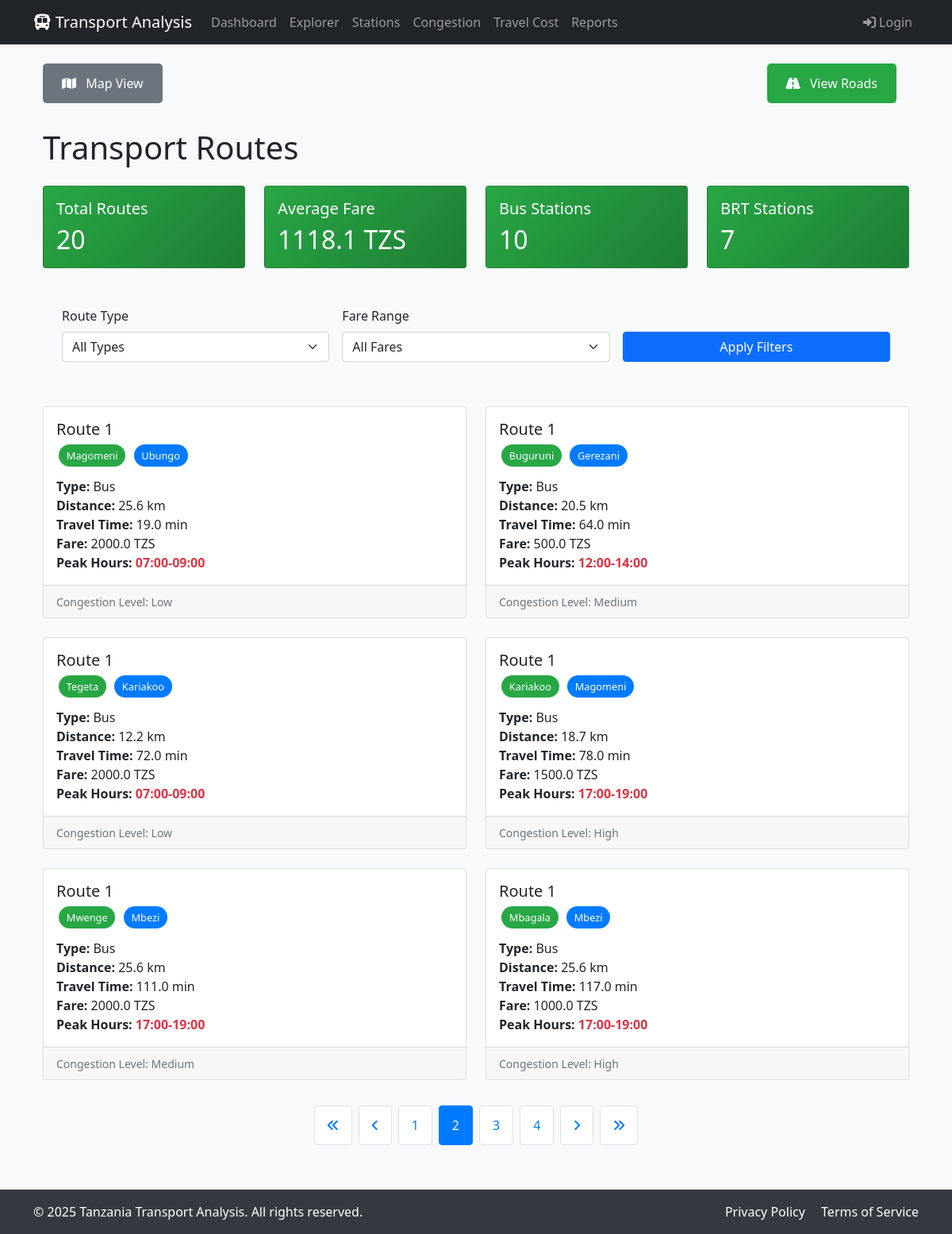
Screenshot of /explorer/routes/?page=2 with the database file from the repository.
### dashboard/models.py (models this page shows, shortened)
class TransportData(models.Model):
    road_name = models.CharField(max_length=255)
    road_distance = models.FloatField()
    route_name = models.CharField(max_length=255)
    bus_station = models.CharField(max_length=255)
    brt_station = models.CharField(max_length=255)
    peak_hours = models.CharField(max_length=50)
    average_speed = models.FloatField()
    travel_time = models.FloatField()
    fare = models.FloatField()
    landmark_nearby = models.CharField(max_length=255)
    road_type = models.CharField(max_length=50)
    traffic_lights_count = models.IntegerField()
    route_type = models.CharField(max_length=50)
    congestion_level = models.CharField(max_length=50)
    passenger_capacity = models.IntegerField()
    alternative_routes = models.CharField(max_length=255)
    bus_station_location = models.CharField(max_length=255)
    brt_station_location = models.CharField(max_length=255)
    geojson_data = models.TextField()
    class Meta:
        verbose_name_plural = "Transport Data"

### explorer/views.py (the view, shortened to what this page needs)
# urls.py: path('routes/', views.routes, name='routes'),
def routes(request):
    route_type = request.GET.get('route_type', '')
    fare_range = request.GET.get('fare_range', '')
    routes_query = TransportData.objects.values(
        'route_name',
        'bus_station',
        'brt_station',
        'route_type',
        'road_distance',
        'travel_time',
        'fare',
        'peak_hours',
        'congestion_level',
        'passenger_capacity'
    ).distinct()
    if route_type:
        routes_query = routes_query.filter(route_type=route_type)
    routes_query = routes_query.order_by('route_name')
    paginator = Paginator(list(routes_query), 6)  # Convert to list since we used values()
    page = request.GET.get('page', 1)
    routes = paginator.get_page(page)
    stats = TransportData.objects.aggregate(
        total_routes=Count('route_name', distinct=True),
        avg_fare=Avg('fare'),
        total_bus_stations=Count('bus_station', distinct=True),
        total_brt_stations=Count('brt_station', distinct=True)
    )
    context = {
        'routes': routes,
        'total_routes': stats['total_routes'],
        'avg_fare': round(stats['avg_fare'] or 0, 2),
        'total_bus_stations': stats['total_bus_stations'],
        'total_brt_stations': stats['total_brt_stations'],
        'route_types': TransportData.objects.values_list('route_type', flat=True).distinct().order_by('route_type'),
        'selected_type': route_type,
        'selected_fare': fare_range
    }
    return render(request, 'explorer/routes.html', context)

### explorer/templates/explorer/routes.html (shortened to what this page needs)
{% extends 'base.html' %}
    {% load static %}
{% block content %}
<div class="container">
    <div class="nav-buttons-container">
        <div class="nav-buttons-group">
            <a href="{% url 'explorer:index' %}" class="nav-button map">
                <i class="fas fa-map"></i> Map View
            </a>
        </div>
        <div class="nav-buttons-group">
            <a href="{% url 'explorer:roads' %}" class="nav-button roads">
                <i class="fas fa-road"></i> View Roads
            </a>
        </div>
    </div>
    <h1 class="mb-4">Transport Routes</h1>
    <div class="row mb-4">
        <div class="col-md-3">
            <div class="card stats-card">
                <div class="card-body">
                    <h5 class="card-title">Total Routes</h5>
                    <h2 class="card-text">{{ total_routes }}</h2>
                </div>
            </div>
        </div>
        <div class="col-md-3">
            <div class="card stats-card">
                <div class="card-body">
                    <h5 class="card-title">Average Fare</h5>
                    <h2 class="card-text">{{ avg_fare }} TZS</h2>
                </div>
            </div>
        </div>
        <div class="col-md-3">
            <div class="card stats-card">
                <div class="card-body">
                    <h5 class="card-title">Bus Stations</h5>
                    <h2 class="card-text">{{ total_bus_stations }}</h2>
                </div>
            </div>
        </div>
        <div class="col-md-3">
            <div class="card stats-card">
                <div class="card-body">
                    <h5 class="card-title">BRT Stations</h5>
                    <h2 class="card-text">{{ total_brt_stations }}</h2>
                </div>
            </div>
        </div>
    </div>
    <div class="filter-section">
        <form method="get" class="row g-3">
            <div class="col-md-4">
                <label for="routeType" class="form-label">Route Type</label>
                <select name="route_type" id="routeType" class="form-select">
                    <option value="">All Types</option>
                </select>
            </div>
            <div class="col-md-4">
                <label for="fareRange" class="form-label">Fare Range</label>
                <select name="fare_range" id="fareRange" class="form-select">
                    <option value="">All Fares</option>
                </select>
            </div>
            <div class="col-md-4">
                <label class="form-label">&nbsp;</label>
                <button type="submit" class="btn btn-primary w-100">Apply Filters</button>
            </div>
        </form>
    </div>
    <div class="row row-cols-1 row-cols-md-2 g-4">
        {% for route in routes %}
        <div class="col">
            <div class="card h-100 route-card">
                <div class="card-body">
                    <h5 class="card-title">{{ route.route_name }}</h5>
                    <div class="mb-3">
                        <span class="station-badge bus-station">{{ route.bus_station }}</span>
                        <span class="station-badge brt-station">{{ route.brt_station }}</span>
                    </div>
                    <p class="card-text">
                        <strong>Type:</strong> {{ route.route_type }}<br>
                        <strong>Distance:</strong> {{ route.road_distance }} km<br>
                        <strong>Travel Time:</strong> {{ route.travel_time }} min<br>
                        <strong>Fare:</strong> {{ route.fare }} TZS<br>
                        <strong>Peak Hours:</strong> <span class="peak-hours">{{ route.peak_hours }}</span>
                    </p>
                </div>
                <div class="card-footer">
                    <small class="text-muted">Congestion Level: {{ route.congestion_level }}</small>
                </div>
            </div>
        </div>
        {% empty %}
        <div class="col-12">
            <div class="alert alert-info">No routes found matching the selected criteria.</div>
        </div>
        {% endfor %}
    </div>
    {% if routes.has_other_pages %}
    <nav aria-label="Page navigation" class="mt-4">
        <ul class="pagination justify-content-center">
            {% if routes.has_previous %}
            <li class="page-item">
                <a class="page-link" href="?page=1" aria-label="First">
                    <i class="fas fa-angle-double-left"></i>
                </a>
            </li>
            <li class="page-item">
                <a class="page-link" href="?page={{ routes.previous_page_number }}" aria-label="Previous">
                    <i class="fas fa-angle-left"></i>
                </a>
            </li>
            {% endif %}
            {% for num in routes.paginator.page_range %}
                {% if routes.number == num %}
                    <li class="page-item active">
                        <span class="page-link">{{ num }}</span>
                    </li>
                {% elif num > routes.number|add:'-3' and num < routes.number|add:'3' %}
                    <li class="page-item">
                        <a class="page-link" href="?page={{ num }}">{{ num }}</a>
                    </li>
                {% endif %}
            {% endfor %}
            {% if routes.has_next %}
            <li class="page-item">
                <a class="page-link" href="?page={{ routes.next_page_number }}" aria-label="Next">
                    <i class="fas fa-angle-right"></i>
                </a>
            </li>
            <li class="page-item">
                <a class="page-link" href="?page={{ routes.paginator.num_pages }}" aria-label="Last">
                    <i class="fas fa-angle-double-right"></i>
                </a>
            </li>
            {% endif %}
        </ul>
    </nav>
    {% endif %}
</div>
{% endblock %}

### templates/base.html (style rules this page uses)
:root { --primary-color: #007bff; --secondary-color: #6c757d; --success-color: #28a745; }
body { font-family: 'Segoe UI', Tahoma, Geneva, Verdana, sans-serif; background-color: #f8f9fa; min-height: 100vh; display: flex; flex-direction: column; }

### explorer/templates/explorer/routes.html (style rules this page uses)
.route-card { transition: transform 0.2s; }
.stats-card { background: linear-gradient(135deg, #28a745, #1e7e34); color: white; }
.filter-section { background: #f8f9fa; border-radius: 8px; padding: 1.5rem; margin-bottom: 2rem; }
.nav-button { display: inline-block; padding: 0.8rem 1.5rem; margin-right: 1rem; border: none; border-radius: 5px; font-size: 1rem; font-weight: 500; text-decoration: none; cursor: pointer; transition: all 0.3s ease; }
.nav-button.map { background: #6c757d; color: white; }
.nav-button.roads { background: #28a745; color: white; }
.nav-button i { margin-right: 8px; }
.station-badge { font-size: 0.8rem; padding: 0.3rem 0.6rem; margin: 0.2rem; border-radius: 20px; }
.bus-station { background-color: #28a745; color: white; }
.brt-station { background-color: #007bff; color: white; }
.peak-hours { color: #dc3545; font-weight: bold; }
.pagination { margin: 2rem 0; }
.pagination .page-item .page-link { padding: 0.75rem 1rem; margin: 0 0.25rem; border-radius: 4px; color: #007bff; background-color: #fff; border: 1px solid #dee2e6; }
.pagination .page-item.active .page-link { background-color: #007bff; border-color: #007bff; color: white; }
.nav-buttons-container { display: flex; justify-content: space-between; margin-bottom: 2rem; flex-wrap: wrap; gap: 1rem; }
.nav-buttons-group { display: flex; gap: 1rem; }

### rows the page displays
TransportData: route_name "Route 1", bus_station "Magomeni", brt_station "Ubungo", route_type "Bus", road_distance "25.6", travel_time "19.0", fare "2000.0", peak_hours "07:00-09:00", congestion_level "Low"
TransportData: route_name "Route 1", bus_station "Buguruni", brt_station "Gerezani", route_type "Bus", road_distance "20.5", travel_time "64.0", fare "500.0", peak_hours "12:00-14:00", congestion_level "Medium"
TransportData: route_name "Route 1", bus_station "Tegeta", brt_station "Kariakoo", route_type "Bus", road_distance "12.2", travel_time "72.0", fare "2000.0", peak_hours "07:00-09:00", congestion_level "Low"
TransportData: route_name "Route 1", bus_station "Kariakoo", brt_station "Magomeni", route_type "Bus", road_distance "18.7", travel_time "78.0", fare "1500.0", peak_hours "17:00-19:00", congestion_level "High"
TransportData: route_name "Route 1", bus_station "Mwenge", brt_station "Mbezi", route_type "Bus", road_distance "25.6", travel_time "111.0", fare "2000.0", peak_hours "17:00-19:00", congestion_level "Medium"
TransportData: route_name "Route 1", bus_station "Mbagala", brt_station "Mbezi", route_type "Bus", road_distance "25.6", travel_time "117.0", fare "1000.0", peak_hours "17:00-19:00", congestion_level "High"

### other values shown
{{ total_routes }} "20"
{{ avg_fare }} "1118.1"
{{ total_bus_stations }} "10"
{{ total_brt_stations }} "7"
{{ num }} "1" "3" "4"
{{ num }} "2"
